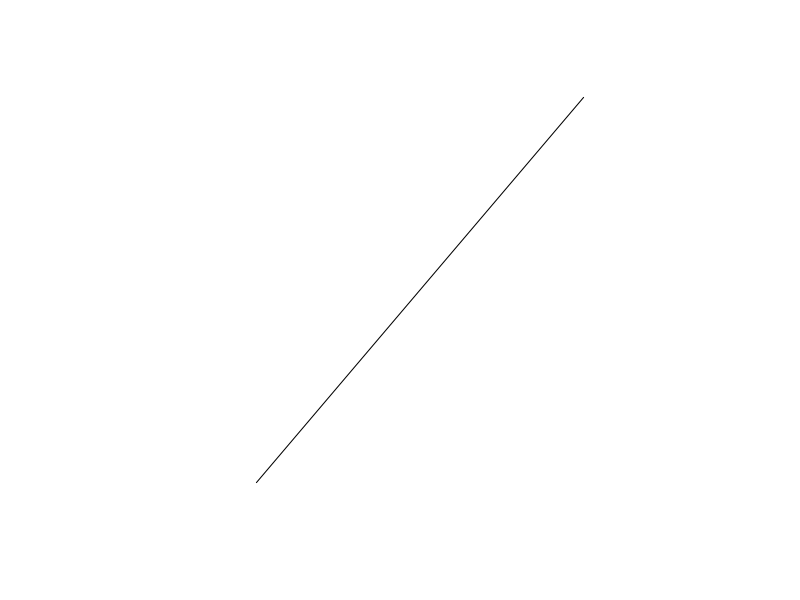
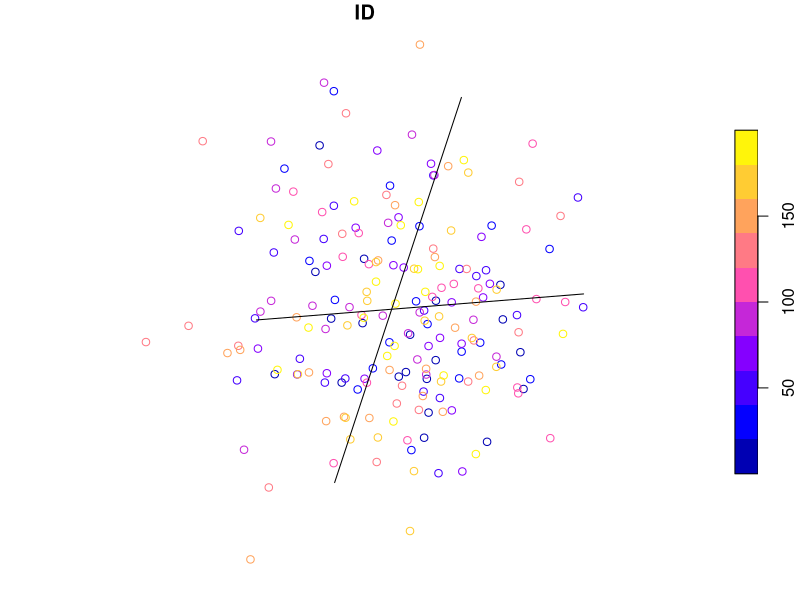

R code for these plots, in order:
library(tidyverse)
library(sf)
dane <- tibble(
  x = rpois(200, 485000),
  y = rpois(200,625000),
  ID = 1:200
  )

df_punkty <- dane %>%
  st_as_sf(coords = c("x","y")) %>%
  st_set_crs(2180)

extremes <- matrix(, 2, 2)
extremes[1, 1] <- min(dane$x)
extremes[2, 1] <- max(dane$x)
extremes[1, 2] <- min(dane$y)
extremes[2, 2] <- max(dane$y)

extremes %>%
  st_linestring() %>%
  plot()

x_ex <- y_ex <- matrix(, 2, 2)
x_ex[1, 1:2] <- as.matrix(dane[which.min(dane$x), 1:2])
x_ex[2, 1:2] <- as.matrix(dane[which.max(dane$x), 1:2])
y_ex[1, 1:2] <- as.matrix(dane[which.min(dane$y), 1:2])
y_ex[2, 1:2] <- as.matrix(dane[which.max(dane$y), 1:2])

plot(df_punkty)
plot(x_ex %>% st_linestring(), add = TRUE)
plot(y_ex %>% st_linestring(), add = TRUE)
